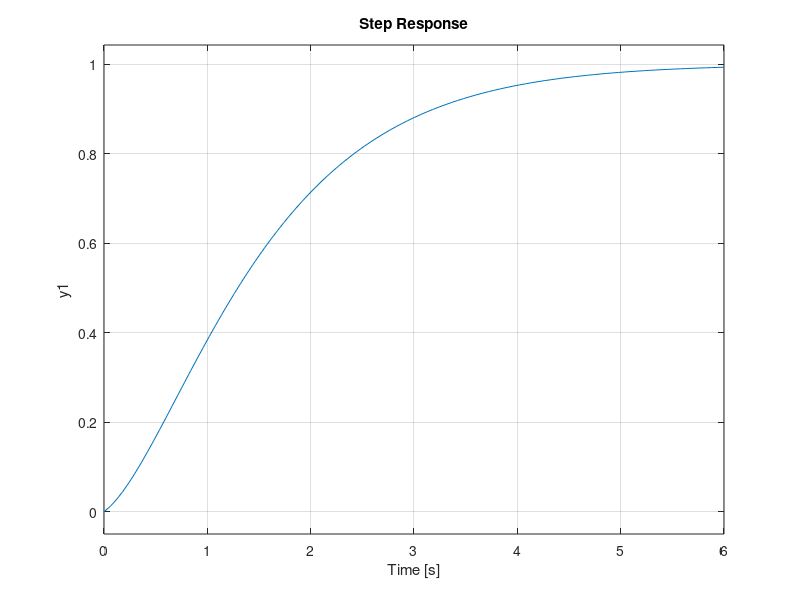

Write MATLAB code to recreate this figure. (Note: this script raises an error after producing the figure.)
clear, clc

A = [-0.03 1.01; 0.04 -0.09];
B = [0.04; 1.10];
C = [0.94 0.08];
D = [0.00];
K = [1.25 2.05];
kRef = inv(-C*inv(A-B*K)*B);
Am = A-B*K;
Bm = B*kRef;
Cm = C;

sys = ss(Am, Bm, Cm, D);
step(sys)
stepinfo(sys)
